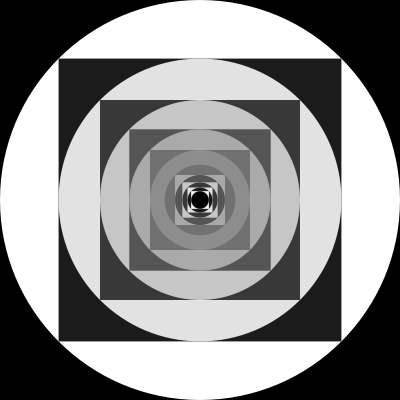
Frame 1 (no input)
Frame 60 (the mouse pressed at the canvas centre just before this capture): identical to frame 1, image omitted
Frame 120 (the mouse held since frame 60 and released just before this capture): identical to frame 1, image omitted

The Processing sketch that drew this single still picture (run headless with seeded random() and noise(); from frame 60 on, the mouse is pressed at the canvas centre):

// Processing sketch: prac8
// ── prac8.pde
int cant = 10;

void setup() {
  size(400, 400);
  noStroke();
  smooth();
  rectMode(CENTER);
}

void draw() {
  float ancho = width;
  float alto = height;
  for (int i = 0; i < cant; i++) {
    fill(map(i,0,cant-1,0,255));
    rect(width/2,height/2,ancho,alto);
    fill(map(i,0,cant-1,255,0));
    ellipse(width/2,height/2,ancho,alto);
    ancho = ancho/sqrt(2);
    alto = alto/sqrt(2);
  }
}
